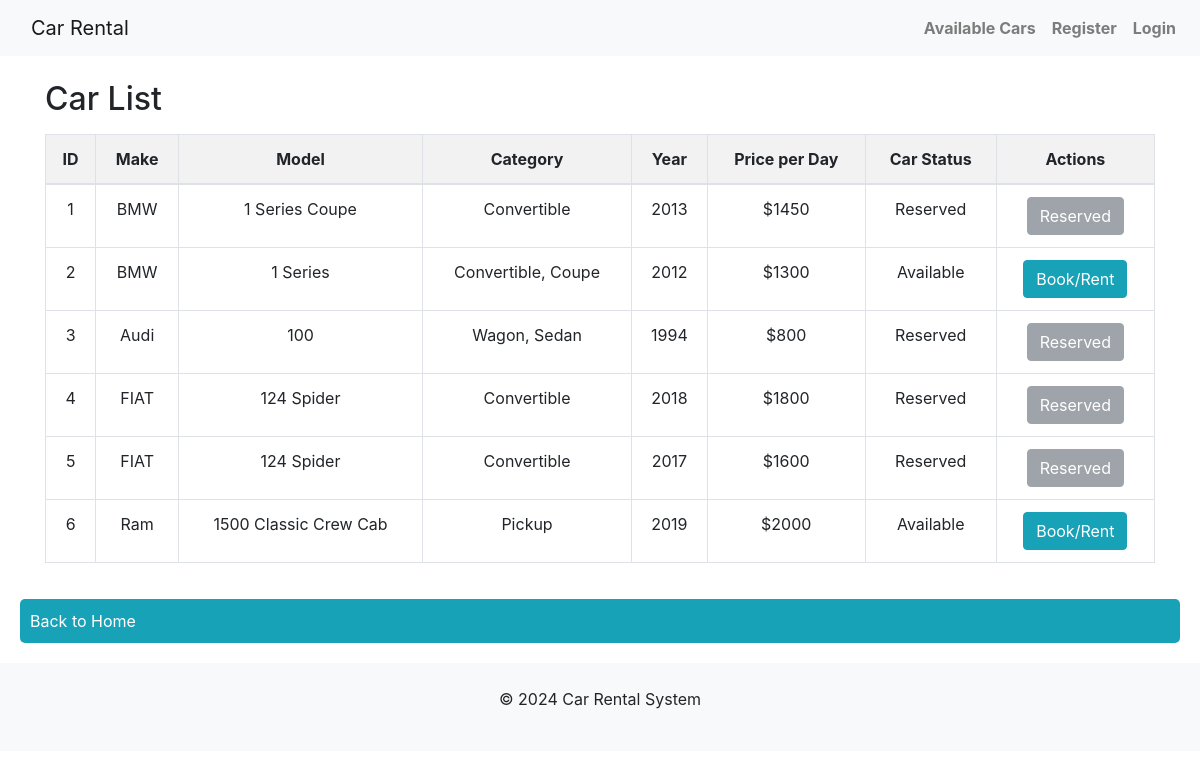
Page /car_list on the earlier database version.
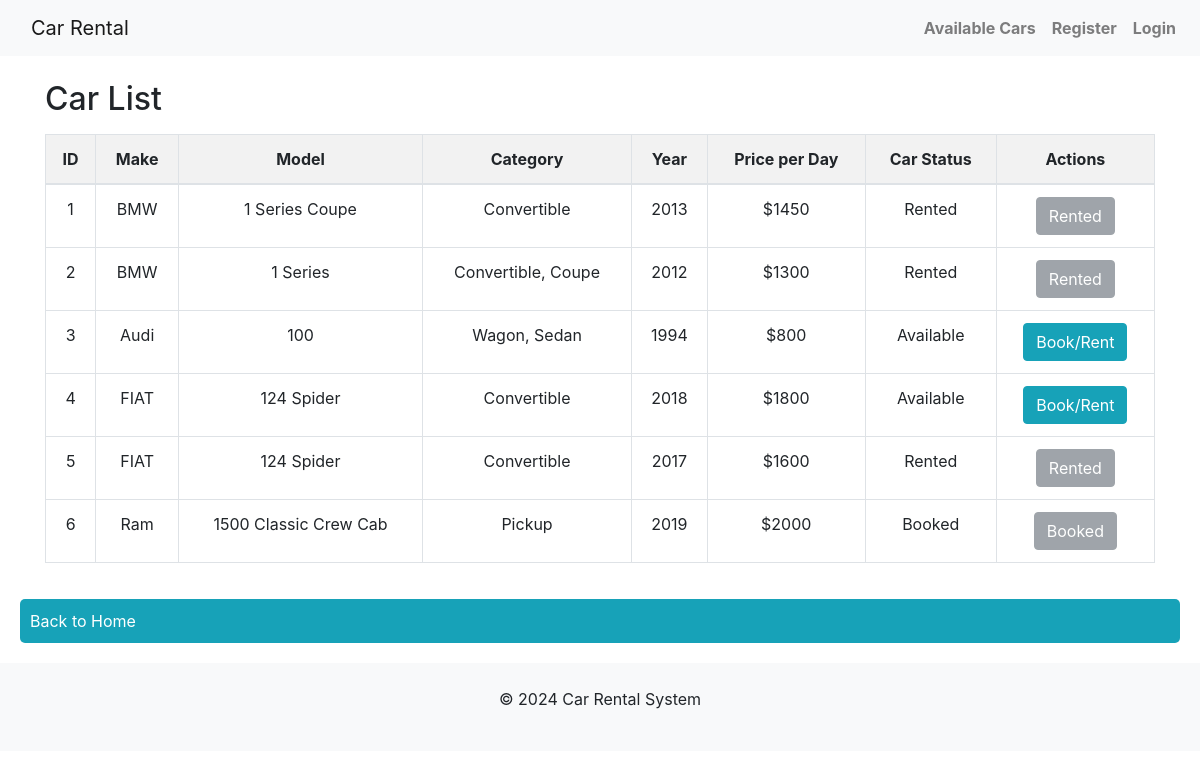
Same page on the later database version.
### app/models.py (models this page shows, shortened)
class Car(db.Model):
    id = db.Column(db.Integer, primary_key=True)
    make = db.Column(db.String(50), nullable=False)
    model = db.Column(db.String(50), nullable=False)
    category = db.Column(db.String(50), nullable=False)
    year = db.Column(db.Integer, nullable=False)
    price_per_day = db.Column(db.Integer, nullable=False)
    status = db.Column(db.String(20), nullable=False, default="Available")

### app/routes.py (the view)
@app.route('/car_list')
def car_list():
    cars = Car.query.all()
    return render_template('car_list.html', cars=cars)

### app/templates/car_list.html (shortened to what this page needs)
<!DOCTYPE html>
<html lang="en">
<head>
</head>
<body>
{% extends "base.html" %}
{% block content %}
<div class="container">
    <h2 class="mt-4">Car List</h2>
    <table class="table table-bordered mt-3">
        <thead>
            <tr>
                <th>ID</th>
                <th>Make</th>
                <th>Model</th>
                <th>Category</th>
                <th>Year</th>
                <th>Price per Day</th>
                <th>Car Status</th>
                <th>Actions</th>
            </tr>
        </thead>
        <tbody>
            {% for car in cars %}
            <tr>
                <td>{{ car.id }}</td>
                <td>{{ car.make }}</td>
                <td>{{ car.model }}</td>
                <td>{{ car.category }}</td>
                <td>{{ car.year }}</td>
                <td>${{ car.price_per_day }}</td>
                <td>{{car.status}}</td>
                <td>
                    {% if car.status == "Available" %}
                    <a href="{{ url_for('customer_home', car_id=car.id) }}" class="btn btn-info">Book/Rent</a>
                    {% else %}
                    <button class="btn btn-secondary" disabled>{{ car.status }}</button>
                    {% endif %}
                </td>
            </tr>
            {% endfor %}
        </tbody>
    </table>
</div>
<a href="{{url_for('index') }}" class="back-home-link">Back to Home</a>
{% endblock %}

### app/templates/base.html (shortened to what this page needs)
<!DOCTYPE html>
<html lang="en">
<head>
    <link rel="stylesheet" href="{{ url_for('static', filename='css/custom.css') }}">
    <link rel="stylesheet" href="https://stackpath.bootstrapcdn.com/bootstrap/4.5.2/css/bootstrap.min.css">
</head>
<body>
    <header>
        <nav class="navbar navbar-expand-lg navbar-light bg-light">
            <a class="navbar-brand" href="{{ url_for('index') }}">Car Rental</a>
            <div class="collapse navbar-collapse" id="navbarNav">
                <ul class="navbar-nav ml-auto">
                    <li class="nav-item">
                        <b><a class="nav-link" href="{{ url_for('car_list') }}">Available Cars</a></b>
                    </li>
                    <li class="nav-item">
                        <b><a class="nav-link" href="{{ url_for('add_user') }}">Register</a></b>
                    </li>
                    <li class="nav-item">
                        <b><a class="nav-link" href="{{ url_for('login') }}">Login</a></b>
                    </li>
                </ul>
            </div>
        </nav>
    </header>
    <main>
        {% block content %}{% endblock %}
    </main>
    <footer class="bg-light text-center py-4">
        <p>© 2024 Car Rental System</p>
    </footer>
</body>
</html>

### app/static/css/custom.css (style rules this page uses)
body { font-family: Arial, sans-serif; margin: 0; padding: 0; background-color: #f4f4f4; }
table { width: 80%; margin: 20px auto; border-collapse: collapse; background-color: #fff; }
table th, table td { padding: 10px; border: 1px solid #ddd; text-align: center; }
table th { background-color: #f2f2f2; }
button { padding: 10px 15px; color: #fff; background-color: #007baa; border: none; border-radius: 3px; cursor: pointer; height: 38px; }
a { text-decoration: none; color: #fff; padding: 10px 15px; background-color: #007baa; border-radius: 3px; cursor: pointer; }
.container { width: 80%; margin: auto; overflow: hidden; }
.back-home-link { display: block; text-align: left; margin: 20px; color: #fff; background-color: #17a2b8; padding: 10px; border-radius: 5px; }
table, th, td { border: 1px solid; }
footer { background: #f8f9fa; padding: 1rem 0; position: static; margin-bottom: 0; }

Differences in the rows shown:
changed Car "1 Series Coupe": status "Reserved" → "Rented"
changed Car "1 Series": status "Available" → "Rented"; status (not shown) → "Rented"; no longer shows "Book/Rent"
changed Car "Audi": status "Reserved" → "Available"; status "Reserved" → (not shown); now shows "Book/Rent"
changed Car id 4: status "Reserved" → "Available"; status "Reserved" → (not shown); now shows "Book/Rent"
changed Car id 5: status "Reserved" → "Rented"
changed Car "Ram": status "Available" → "Booked"; status (not shown) → "Booked"; no longer shows "Book/Rent"
